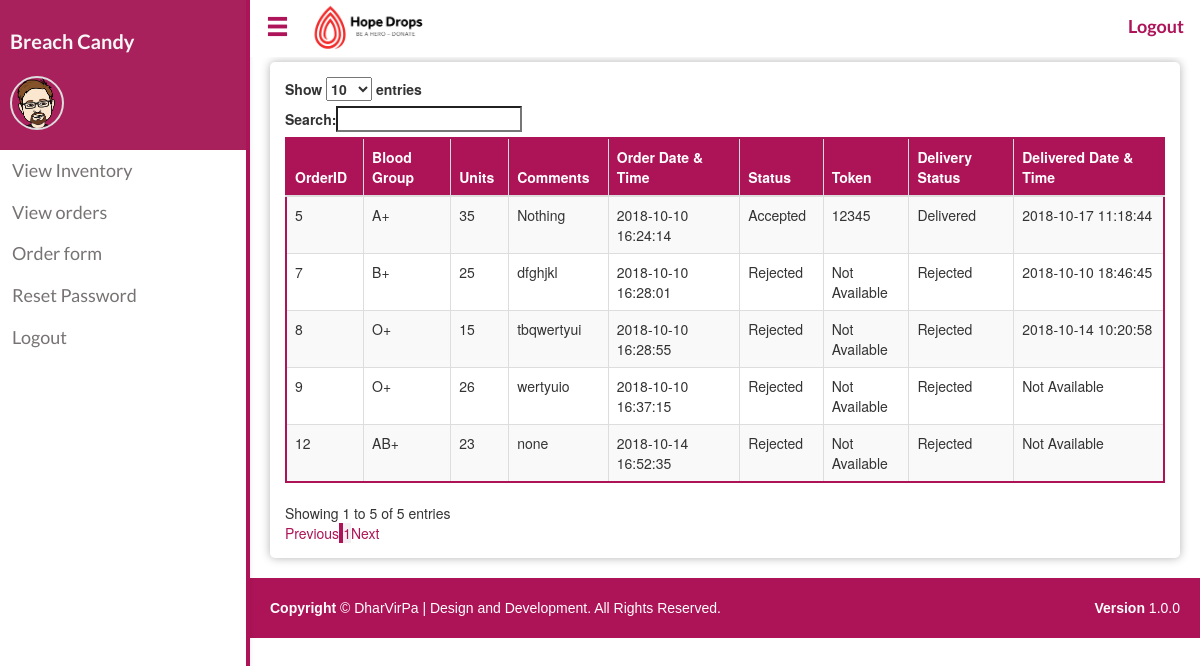
/order_hosp.php (signed in), run on the app's committed database.
### tables this page shows
CREATE TABLE `orders` (
  `Order_id` int(15) NOT NULL,
  `Hospital_id` int(15) NOT NULL,
  `Units` float NOT NULL,
  `Blood_group` varchar(5) NOT NULL,
  `status` varchar(15) NOT NULL DEFAULT 'Pending',
  `Blood_IDs` varchar(500) NOT NULL,
  `Blood_Units` varchar(500) NOT NULL,
  `Token` varchar(8) NOT NULL,
  `Comments` varchar(200) NOT NULL,
  `Delivered_by` int(30) NOT NULL,
  `Delivery_status` varchar(10) NOT NULL DEFAULT 'Pending',
  `Delivery_date` timestamp NOT NULL DEFAULT '0000-00-00 00:00:00',
  `Order_date` timestamp NOT NULL DEFAULT CURRENT_TIMESTAMP
);

### order_hosp.php (the view, shortened to what this page needs)
<?php
include_once("connection.php");
?>
<?php
$query = "SELECT * FROM orders where Hospital_id =  '".$_SESSION['hid']."' ;";
$result = mysqli_query($conn,$query);
?>
<!DOCTYPE html>
<html>
<head>
    <link rel="stylesheet" href="https://maxcdn.bootstrapcdn.com/bootstrap/3.3.7/css/bootstrap.min.css">
    <link rel="stylesheet" type="text/css" href="https://cdn.datatables.net/1.10.19/css/dataTables.bootstrap.min.css">
    <link rel="stylesheet" type="text/css" href="./css/navbar_style.css">
    <link rel="stylesheet" type="text/css" href="./css/main.css">
</head>
<body>
  <?php include('./sidenav.php');
  ?>
  <div id="main" class="shrink">
    <?php include('./horizontal-nav.php')?>
    <div class="box">
      <div class="table-responsive">
        <table id="example" class="table table-striped table-bordered table-hover" style="width:100%">
          <thead>
          <tr>
            <th>OrderID</th>
            <th>Blood Group</th>
            <th>Units</th>
            <th>Comments</th>
            <th>Order Date & Time</th>
            <th>Status</th>
            <th>Token</th>
            <th>Delivery Status</th>
            <th>Delivered Date & Time</th>
          </tr>
          </thead>
          <?php
          if(mysqli_num_rows($result)>0)
          {
            while($row =mysqli_fetch_assoc($result))
            {
              echo "<tr>";
              echo "<td>".$row['Order_id']."</td>";
              echo "<td>".$row['Blood_group']."</td>";
              echo "<td>".$row['Units']."</td>";
              echo "<td>".$row['Comments']."</td>";
              echo "<td>".$row['Order_date']."</td>";
              echo "<td>".$row['status']."</td>";
              if(($row['status']) == "Accepted")
              {
                  echo "<td>".$row['Token']."</td>";
              }
              else
              {
                echo "<td>Not Available</td>";
              }
              echo "<td>".$row['Delivery_status']."</td>";
              if(($row['Delivery_date']) != "0000-00-00 00:00:00")
              {
                  echo "<td>".$row['Delivery_date']."</td>";
              }
              else
              {
                echo "<td>Not Available</td>";
              }
              echo"</tr>";
            }
          }
          else
          {
            echo "<div class='alert alert-warning'>No data to display</div>";
          }
          ?>
        </table>
      </div>
    </div>
   <?php include_once("footer.php") ?>
  </div>
</body>

### css/main.css (style rules this page uses)
body { padding-bottom: 0px; }

### order_hosp.php (style rules this page uses)
.box { box-shadow: 0 0 10px 0 rgba(0,0,0,0.3); margin-top: 0px; padding: 15px; border-radius: 5px; margin: 20px; margin-top: 62px; }
table.dataTable { border-color: #ad1457 !important; }
.table-bordered { border: 2px solid #ad1457 !important; }
.table>caption+thead>tr:first-child>td, .table>caption+thead>tr:first-child>th, .table>colgroup+thead>tr:first-child>td, .table>colgroup+thead>tr:first-child>th, .table>thead:first-child>tr:first-child>td, .table>thead:first-child>tr:first-child>th { background-color: #ad1457; color: white; }

### sidenav.php (style rules this page uses)
#main { transition: margin-left .5s; }
#main.shrink { margin-left: 250px; }

### data on the page
orders: Order_id "5", Blood_group "A+", Units "35", Comments "Nothing", Order_date "2018-10-10 16:24:14", status "Accepted", Token "12345", Delivery_status "Delivered", Delivery_date "2018-10-17 11:18:44"
orders: Order_id "7", Blood_group "B+", Units "25", Comments "dfghjkl", Order_date "2018-10-10 16:28:01", status "Rejected", shows "Not Available", Delivery_status "Rejected", Delivery_date "2018-10-10 18:46:45"
orders: Order_id "8", Blood_group "O+", Units "15", Comments "tbqwertyui", Order_date "2018-10-10 16:28:55", status "Rejected", shows "Not Available", Delivery_status "Rejected", Delivery_date "2018-10-14 10:20:58"
orders: Order_id "9", Blood_group "O+", Units "26", Comments "wertyuio", Order_date "2018-10-10 16:37:15", status "Rejected", shows "Not Available", Delivery_status "Rejected"
orders: Order_id "12", Blood_group "AB+", Units "23", Comments "none", Order_date "2018-10-14 16:52:35", status "Rejected", shows "Not Available", Delivery_status "Rejected"

### other printed values
$_SESSION['Ename'] "Breach Candy"
